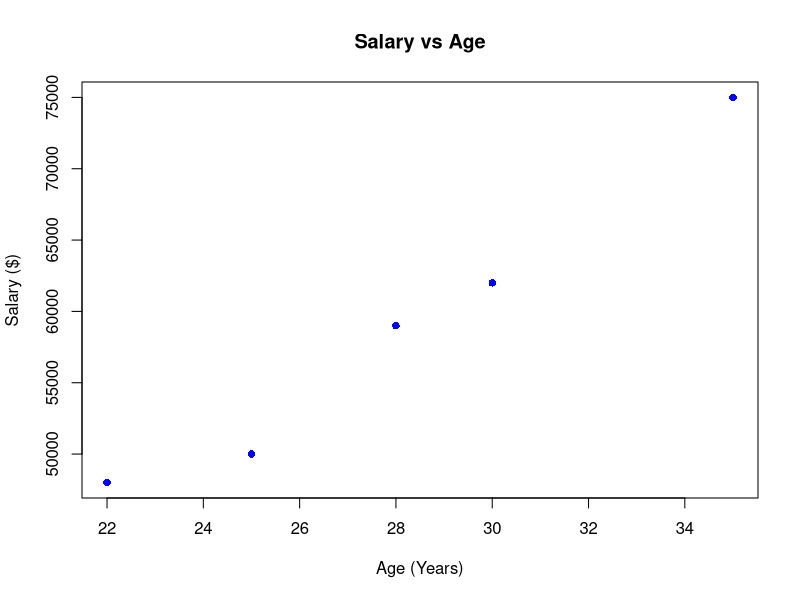

R code for this plot:
# 1. Create a Sample Dataset
# Construct a data frame with mock information about individuals
data <- data.frame(
  ID = 1:5,
  Name = c("Alice", "Bob", "Charlie", "David", "Eva"),
  Age = c(25, 30, 35, 22, 28),
  Salary = c(50000, 62000, 75000, 48000, 59000),
  Status = c("Full-time", "Full-time", "Part-time", "Part-time", "Full-time")
)

# 2. View and Summarize the Data
print("--- Dataset Overview ---")
print(data)

print("--- Statistical Summary ---")
summary(data) # Generates min, max, mean, and quartiles for numeric data

# 3. Filter and Manipulate Data
# Filter rows where Age is greater than 25
older_than_25 <- subset(data, Age > 25)
print("--- Individuals Older Than 25 ---")
print(older_than_25)

# Calculate the mean salary
mean_salary <- mean(data$Salary)
print(paste("Average Salary:", mean_salary))

# 4. Data Visualization
# Create a basic scatter plot of Age vs. Salary
plot(
  x = data$Age, 
  y = data$Salary, 
  main = "Salary vs Age", 
  xlab = "Age (Years)", 
  ylab = "Salary ($)", 
  col = "blue", 
  pch = 16
)
